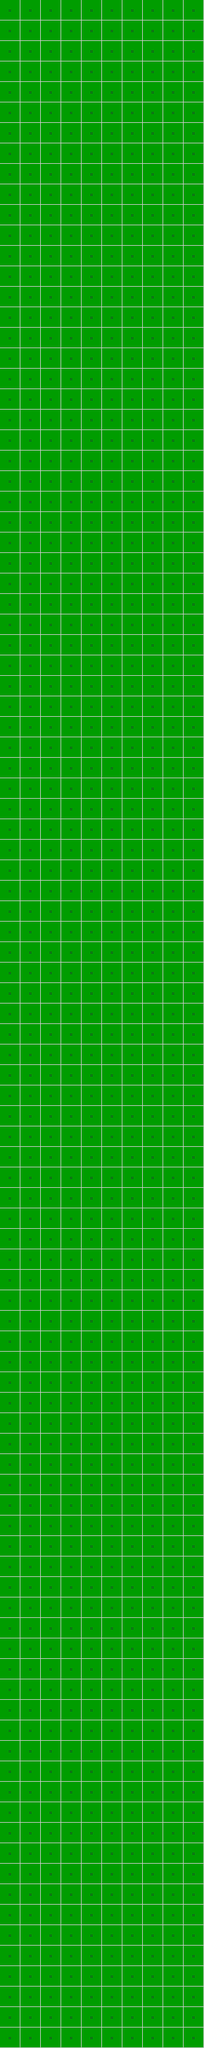

A level layout from a 2D game, rendered from its tile map. Below: a short description, then the map file with its tile-grid data intact:
An orthogonal 10x100 tile map with 32x32 px tiles, 1 tile layer (Tile Layer 1).

<map version="1.8" tiledversion="1.8.0" orientation="orthogonal" renderorder="right-down" width="10" height="100" tilewidth="32" tileheight="32" infinite="0" nextlayerid="2" nextobjectid="1">
 <tileset firstgid="1" source="test-tileset.tsx" />
 <layer id="1" name="Tile Layer 1" width="10" height="100">
  <data encoding="csv">
11,11,11,11,11,11,11,11,11,11,
11,11,11,11,11,11,11,11,11,11,
11,11,11,11,11,11,11,11,11,11,
11,11,11,11,11,11,11,11,11,11,
11,11,11,11,11,11,11,11,11,11,
11,11,11,11,11,11,11,11,11,11,
11,11,11,11,11,11,11,11,11,11,
11,11,11,11,11,11,11,11,11,11,
11,11,11,11,11,11,11,11,11,11,
11,11,11,11,11,11,11,11,11,11,
11,11,11,11,11,11,11,11,11,11,
11,11,11,11,11,11,11,11,11,11,
11,11,11,11,11,11,11,11,11,11,
11,11,11,11,11,11,11,11,11,11,
11,11,11,11,11,11,11,11,11,11,
11,11,11,11,11,11,11,11,11,11,
11,11,11,11,11,11,11,11,11,11,
11,11,11,11,11,11,11,11,11,11,
11,11,11,11,11,11,11,11,11,11,
11,11,11,11,11,11,11,11,11,11,
11,11,11,11,11,11,11,11,11,11,
11,11,11,11,11,11,11,11,11,11,
11,11,11,11,11,11,11,11,11,11,
11,11,11,11,11,11,11,11,11,11,
11,11,11,11,11,11,11,11,11,11,
11,11,11,11,11,11,11,11,11,11,
11,11,11,11,11,11,11,11,11,11,
11,11,11,11,11,11,11,11,11,11,
11,11,11,11,11,11,11,11,11,11,
11,11,11,11,11,11,11,11,11,11,
11,11,11,11,11,11,11,11,11,11,
11,11,11,11,11,11,11,11,11,11,
11,11,11,11,11,11,11,11,11,11,
11,11,11,11,11,11,11,11,11,11,
11,11,11,11,11,11,11,11,11,11,
11,11,11,11,11,11,11,11,11,11,
11,11,11,11,11,11,11,11,11,11,
11,11,11,11,11,11,11,11,11,11,
11,11,11,11,11,11,11,11,11,11,
11,11,11,11,11,11,11,11,11,11,
11,11,11,11,11,11,11,11,11,11,
11,11,11,11,11,11,11,11,11,11,
11,11,11,11,11,11,11,11,11,11,
11,11,11,11,11,11,11,11,11,11,
11,11,11,11,11,11,11,11,11,11,
11,11,11,11,11,11,11,11,11,11,
11,11,11,11,11,11,11,11,11,11,
11,11,11,11,11,11,11,11,11,11,
11,11,11,11,11,11,11,11,11,11,
11,11,11,11,11,11,11,11,11,11,
11,11,11,11,11,11,11,11,11,11,
11,11,11,11,11,11,11,11,11,11,
11,11,11,11,11,11,11,11,11,11,
11,11,11,11,11,11,11,11,11,11,
11,11,11,11,11,11,11,11,11,11,
11,11,11,11,11,11,11,11,11,11,
11,11,11,11,11,11,11,11,11,11,
11,11,11,11,11,11,11,11,11,11,
11,11,11,11,11,11,11,11,11,11,
11,11,11,11,11,11,11,11,11,11,
11,11,11,11,11,11,11,11,11,11,
11,11,11,11,11,11,11,11,11,11,
11,11,11,11,11,11,11,11,11,11,
11,11,11,11,11,11,11,11,11,11,
11,11,11,11,11,11,11,11,11,11,
11,11,11,11,11,11,11,11,11,11,
11,11,11,11,11,11,11,11,11,11,
11,11,11,11,11,11,11,11,11,11,
11,11,11,11,11,11,11,11,11,11,
11,11,11,11,11,11,11,11,11,11,
11,11,11,11,11,11,11,11,11,11,
11,11,11,11,11,11,11,11,11,11,
11,11,11,11,11,11,11,11,11,11,
11,11,11,11,11,11,11,11,11,11,
11,11,11,11,11,11,11,11,11,11,
11,11,11,11,11,11,11,11,11,11,
11,11,11,11,11,11,11,11,11,11,
11,11,11,11,11,11,11,11,11,11,
11,11,11,11,11,11,11,11,11,11,
11,11,11,11,11,11,11,11,11,11,
11,11,11,11,11,11,11,11,11,11,
11,11,11,11,11,11,11,11,11,11,
11,11,11,11,11,11,11,11,11,11,
11,11,11,11,11,11,11,11,11,11,
11,11,11,11,11,11,11,11,11,11,
11,11,11,11,11,11,11,11,11,11,
11,11,11,11,11,11,11,11,11,11,
11,11,11,11,11,11,11,11,11,11,
11,11,11,11,11,11,11,11,11,11,
11,11,11,11,11,11,11,11,11,11,
11,11,11,11,11,11,11,11,11,11,
11,11,11,11,11,11,11,11,11,11,
11,11,11,11,11,11,11,11,11,11,
11,11,11,11,11,11,11,11,11,11,
11,11,11,11,11,11,11,11,11,11,
11,11,11,11,11,11,11,11,11,11,
11,11,11,11,11,11,11,11,11,11,
11,11,11,11,11,11,11,11,11,11,
11,11,11,11,11,11,11,11,11,11,
11,11,11,11,11,11,11,11,11,11
</data>
 </layer>
</map>
